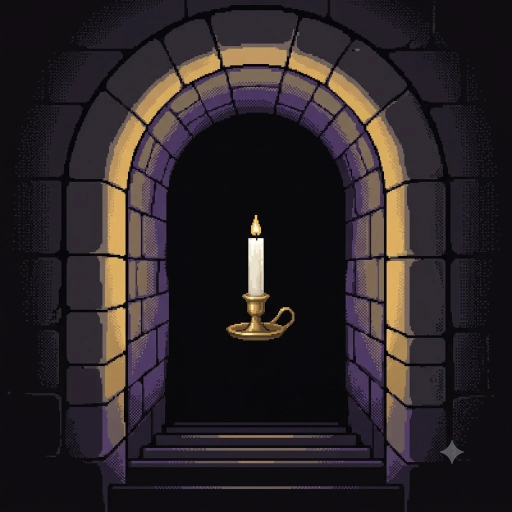
#> input picture art-src/gemini/anchor-keyart.webp, 1024 x 1024 px (shown at 1/2 size)
$ python -i sprite.py   (imports and definitions only)
#> lines starting #> are read from the running program, lines starting #| are printed output that depends on the picture; after the words box and inside, x2 and y2 are one past the last pixel; in counts of white or black regions, pixels touching at a corner belong together
### scripts/pixelart/pxlib.py
"""Shared helpers for the Gemini -> game pixel-art pipeline (see process.py).

Everything works on numpy arrays: RGB uint8 (H, W, 3) and boolean / float masks (H, W).
Only Pillow and numpy are required.
"""

from __future__ import annotations

from collections import deque

import numpy as np
from PIL import Image

# --------------------------------------------------------------------------------------------
# Locked palette
# --------------------------------------------------------------------------------------------

PALETTE_HEX = {
    # darks
    'd0': '#0f0e11',
    'd1': '#16141a',
    'd2': '#1e1b22',
    'd3': '#27232c',
    # stone grays
    's0': '#312c37',
    's1': '#3b3542',
    's2': '#5a5162',
    # parchment
    'p2': '#ddd6ca',
    'p1': '#948b80',
    'p0': '#6b645c',
    # warm gold / candle
    'g0': '#b89a5e',
    'g1': '#d8b76e',
    'g2': '#f0b84a',
    'g3': '#f3d27a',
    # shadow violet
    'v1': '#8e6bc4',
    'v0': '#1a1024',
    # blood red
    'r1': '#a23a3a',
    'r0': '#3a1c1c',
    # singles
    'bl': '#5b7d99',  # steel blue
    'gr': '#86a872',  # sage green
    'dr': '#b86a6a',  # dusty red
    'hi': '#f5f0e6',  # sparing highlight
}


def hex_rgb(h: str) -> tuple[int, int, int]:
    h = h.lstrip('#')
    return int(h[0:2], 16), int(h[2:4], 16), int(h[4:6], 16)


PAL = {k: hex_rgb(v) for k, v in PALETTE_HEX.items()}
PALETTE = np.array(list(PAL.values()), dtype=np.uint8)


# [33 lines left out: functions rgb_to_lab, quantize, blend_palette, not called in this run]


# --------------------------------------------------------------------------------------------
# Loading / geometry
# --------------------------------------------------------------------------------------------


def load_rgb(path: str, size: int | None = None) -> np.ndarray:
    im = Image.open(path).convert('RGB')
    if size and im.width != size:
        im = im.resize((size, round(im.height * size / im.width)), Image.BOX)
    return np.asarray(im).copy()


def star_mask(h: int, w: int, cx: float, cy: float, r: float, grow: float = 3.0) -> np.ndarray:
    """Gemini's four-point sparkle watermark: an astroid |x|^(2/3)+|y|^(2/3) <= r^(2/3), grown."""
    yy, xx = np.mgrid[0:h, 0:w]
    dx, dy = np.abs(xx - cx), np.abs(yy - cy)
    core = dx ** (2 / 3) + dy ** (2 / 3) <= r ** (2 / 3)
    # grow by a few px so the soft anti-aliased rim goes too
    return dilate(core, int(grow))


def dilate(m: np.ndarray, n: int = 1) -> np.ndarray:
    out = m.copy()
    for _ in range(n):
        o = out.copy()
        o[1:, :] |= out[:-1, :]
        o[:-1, :] |= out[1:, :]
        o[:, 1:] |= out[:, :-1]
        o[:, :-1] |= out[:, 1:]
        out = o
    return out


def erode(m: np.ndarray, n: int = 1) -> np.ndarray:
    return ~dilate(~m, n)


def components(mask: np.ndarray) -> tuple[np.ndarray, int]:
    """4-connected component labels (0 = not in mask), via row runs + union-find."""
    h, w = mask.shape
    parent: list[int] = [0]

    def find(a: int) -> int:
        while parent[a] != a:
            parent[a] = parent[parent[a]]
            a = parent[a]
        return a

    runs_prev: list[tuple[int, int, int]] = []
    all_runs: list[tuple[int, int, int, int]] = []
    for y in range(h):
        row = mask[y]
        d = np.diff(np.concatenate([[0], row.view(np.int8), [0]]))
        starts, ends = np.flatnonzero(d == 1), np.flatnonzero(d == -1)
        runs_cur = []
        j = 0
        for s0, e0 in zip(starts.tolist(), ends.tolist()):
            lbl = len(parent)
            parent.append(lbl)
            while j < len(runs_prev) and runs_prev[j][1] <= s0:
                j += 1
            k = j
            while k < len(runs_prev) and runs_prev[k][0] < e0:
                ra, rb = find(runs_prev[k][2]), find(lbl)
                if ra != rb:
                    parent[max(ra, rb)] = min(ra, rb)
                k += 1
            runs_cur.append((s0, e0, lbl))
            all_runs.append((y, s0, e0, lbl))
        runs_prev = runs_cur
    roots: dict[int, int] = {}
    lab = np.zeros((h, w), np.int32)
    for y, s0, e0, lbl in all_runs:
        r = find(lbl)
        if r not in roots:
            roots[r] = len(roots) + 1
        lab[y, s0:e0] = roots[r]
    return lab, len(roots)


def inpaint(rgb: np.ndarray, unknown: np.ndarray, source: np.ndarray | None = None) -> np.ndarray:
    """Onion-peel fill: every unknown pixel takes the mean of its known 8-neighbours, ring by ring.
    `source` limits which known pixels may donate colour (default: all known ones)."""
    if not unknown.any():
        return rgb
    # work on a padded crop around the hole only
    ys, xs = np.nonzero(unknown)
    pad = 6
    y0, y1 = max(0, ys.min() - pad), min(rgb.shape[0], ys.max() + pad + 1)
    x0, x1 = max(0, xs.min() - pad), min(rgb.shape[1], xs.max() + pad + 1)
    if (y0, x0, y1, x1) != (0, 0, rgb.shape[0], rgb.shape[1]):
        out = rgb.copy()
        sub_src = None if source is None else source[y0:y1, x0:x1]
        out[y0:y1, x0:x1] = inpaint(rgb[y0:y1, x0:x1], unknown[y0:y1, x0:x1], sub_src)
        return out
    rgb = rgb.astype(np.float64).copy()
    known = ~unknown if source is None else (~unknown & source)
    todo = unknown.copy()
    for _ in range(400):
        if not todo.any():
            break
        acc = np.zeros_like(rgb)
        cnt = np.zeros(rgb.shape[:2])
        for dy in (-1, 0, 1):
            for dx in (-1, 0, 1):
                if dy == dx == 0:
                    continue
                k = np.roll(np.roll(known, dy, 0), dx, 1)
                c = np.roll(np.roll(rgb, dy, 0), dx, 1)
                acc += c * k[..., None]
                cnt += k
        fill = todo & (cnt > 0)
        if not fill.any():
            break
        rgb[fill] = acc[fill] / cnt[fill][:, None]
        known = known | fill
        todo &= ~fill
    return np.clip(np.round(rgb), 0, 255).astype(np.uint8)


def inpaint_mask(mask: np.ndarray, unknown: np.ndarray) -> np.ndarray:
    """Fill unknown cells of a boolean mask by majority of known neighbours, ring by ring."""
    v = inpaint(np.repeat(mask[..., None].astype(np.uint8) * 255, 3, -1), unknown)[..., 0]
    return v >= 128


# --------------------------------------------------------------------------------------------
# Fake-transparency (baked checkerboard) removal
# --------------------------------------------------------------------------------------------


def checker_levels(rgb: np.ndarray) -> list[float]:
    """Grey levels of the baked checkerboard, read off the image border."""
    b = np.concatenate([rgb[:6].reshape(-1, 3), rgb[-6:].reshape(-1, 3),
                        rgb[:, :6].reshape(-1, 3), rgb[:, -6:].reshape(-1, 3)]).astype(int)
    neutral = (b.max(1) - b.min(1)) <= 12
    L = b[neutral].mean(1)
    hist = np.bincount(np.round(L).astype(int), minlength=256).astype(float)
    # smooth and take the two strongest separated peaks
    k = np.convolve(hist, np.ones(5) / 5, 'same')
    p1 = int(k.argmax())
    k2 = k.copy()
    k2[max(0, p1 - 12):p1 + 13] = 0
    p2 = int(k2.argmax())
    levels = [float(p1)]
    if k2[p2] > 0.08 * k[p1]:
        levels.append(float(p2))
    return levels


def remove_checker(rgb: np.ndarray, protect: np.ndarray | None = None, tol: float = 16,
                   neutral: int = 14, levels: list[float] | None = None) -> np.ndarray:
    """Return an alpha mask (True = subject). Background = neutral pixels near a checker level that
    are connected to the image border, plus enclosed pockets that clearly show the checker pattern.
    `protect` pixels (e.g. the watermark) are ignored here and decided by the caller."""
    levels = levels or checker_levels(rgb)
    a = rgb.astype(int)
    L = a.mean(2)
    neu = (a.max(2) - a.min(2)) <= neutral
    cand = neu & (L >= min(levels) - tol) & (L <= max(levels) + tol)
    if protect is not None:
        cand |= protect  # watermark pixels may be crossed by the fill
    lab, n = components(cand)
    h, w = cand.shape
    border = set(np.unique(np.concatenate([lab[0], lab[-1], lab[:, 0], lab[:, -1]]))) - {0}
    bg = np.isin(lab, list(border))
    # enclosed pockets (between a sword's blade and guard, inside a ring, ...)
    if len(levels) == 2:
        sizes = np.bincount(lab.ravel(), minlength=n + 1)
        lo, hi = sorted(levels)
        for i in np.flatnonzero(sizes >= 150).tolist():
            if i == 0 or i in border:
                continue
            sel = lab == i
            vals = L[sel]
            f_lo = (np.abs(vals - lo) <= tol).mean()
            f_hi = (np.abs(vals - hi) <= tol).mean()
            if f_lo > 0.2 and f_hi > 0.2:
                bg |= sel
    return ~bg


def remove_specks(alpha: np.ndarray, min_size: int) -> np.ndarray:
    lab, n = components(alpha)
    if n == 0:
        return alpha
    sizes = np.bincount(lab.ravel(), minlength=n + 1)
    keep = sizes >= min_size
    keep[0] = False
    return keep[lab]


# --------------------------------------------------------------------------------------------
# Pixel grid
# --------------------------------------------------------------------------------------------


def bbox(alpha: np.ndarray) -> tuple[int, int, int, int]:
    ys, xs = np.nonzero(alpha)
    return xs.min(), ys.min(), xs.max() + 1, ys.max() + 1


# [59 lines left out: functions square_frame, resample_block, not called in this run]


def upscale(img: Image.Image, k: int) -> Image.Image:
    return img.resize((img.width * k, img.height * k), Image.NEAREST)


# [7 lines left out: function to_rgba, not called in this run]

### scripts/pixelart/sprite.py
"""Sprite (transparent) pipeline: Gemini checkerboard export -> clean alpha -> pixel grid."""

from __future__ import annotations

import numpy as np

from pxlib import (PALETTE, components, dilate, erode, inpaint, inpaint_mask, load_rgb, remove_checker,
                   remove_specks, resample_block, square_frame, star_mask)

WM_SQUARE = (904, 904, 24)  # watermark centre / radius on a 1024x1024 export


def clean_sprite(path: str, tol: float = 16, neutral: int = 14):
    """Load a 1024px export, drop the watermark and the baked checkerboard.
    Returns (rgb, alpha) at 1024px."""
#> called with path = '../../art-src/gemini/anchor-keyart.webp', tol = 16, neutral = 14
    rgb = load_rgb(path, 1024)
#> in load_rgb, im is the input picture: PIL image 1024x1024 RGB; mean R, G, B 43.2, 36, 38.7
    h, w, _ = rgb.shape
    cx, cy, r = WM_SQUARE
    wm = star_mask(h, w, cx, cy, r, grow=3)
#> after the loop in dilate, `for _ in range(n):`:
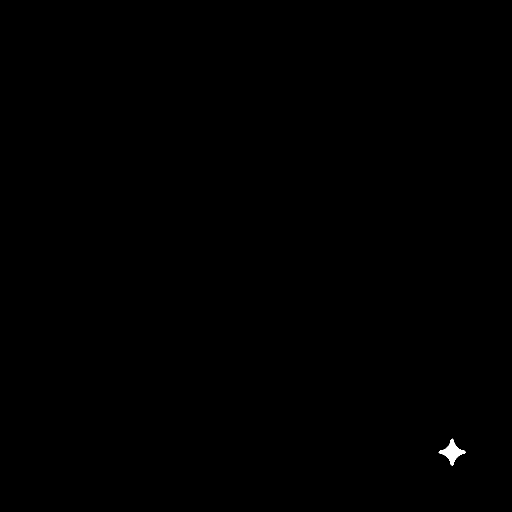
#> o: shape (1024, 1024) bool (shown at 1/2 size); 0.1% white; 1 white region, box (x1, y1, x2, y2) and area: (877, 877, 932, 932) 1085
    alpha = remove_checker(rgb, protect=wm, tol=tol, neutral=neutral)
#> in checker_levels, `hist = np.bincount(np.round(L).astype(int), minlength=256).astype(float)`: hist = 256 values, max 11155 at index 15, min 0 at index 0, mean 95.91
#> in checker_levels, `k = np.convolve(hist, np.ones(5) / 5, 'same')`: k = 256 values, max 4269 at index 15, min 0 at index 0, mean 95.91
#> in checker_levels, `p1 = int(k.argmax())`: p1 = 15
#> in checker_levels, `k2 = k.copy()`: k2 has the same summary as k
#> in checker_levels, `p2 = int(k2.argmax())`: p2 = 37
#> in checker_levels, `levels = [float(p1)]`: levels = [15]
#> in remove_checker, `levels = levels or checker_levels(rgb)`: levels = [15, 37]
#> in remove_checker, `cand |= protect`:
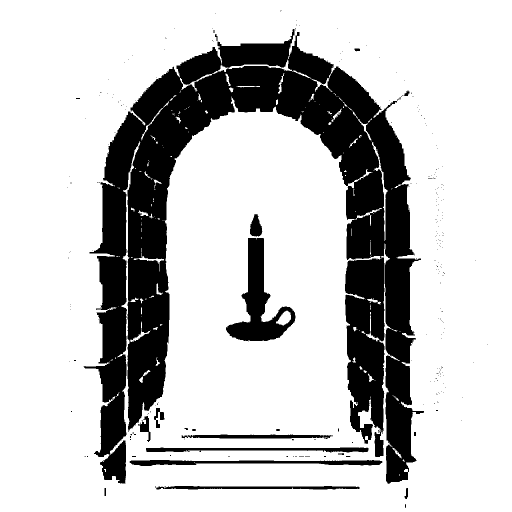
#> cand: shape (1024, 1024) bool (shown at 1/2 size); 77.3% white; 282 black regions (263 under 20 px), largest, box (x1, y1, x2, y2) and area: (167, 58, 848, 968) 214666, (452, 476, 591, 683) 10293, (259, 920, 765, 932) 3578
#> the loop in components, `for y in range(h):` made 1024 passes
#> (starts, ends) on passes 1 to 3: ([0], [1024]), ([0], [1024]), ([0], [1024])
#> after the loop in components, `for y in range(h):`: all_runs = 7190 items, first 6: (0, 0, 1024, 1), (1, 0, 1024, 2), (2, 0, 1024, 3), (3, 0, 1024, 4), (4, 0, 1024, 5), (5, 0, 1024, 6); parent = 7191 values, max 7090 at index 7091, min 0 at index 0, mean 1365.8
#> the loop in components, `for y, s0, e0, lbl in all_runs:` made 7190 passes
#> (y, s0, e0, r) on passes 1 to 3: (0, 0, 1024, 1), (1, 0, 1024, 1), (2, 0, 1024, 1)
#> after the loop in components, `for y, s0, e0, lbl in all_runs:`:
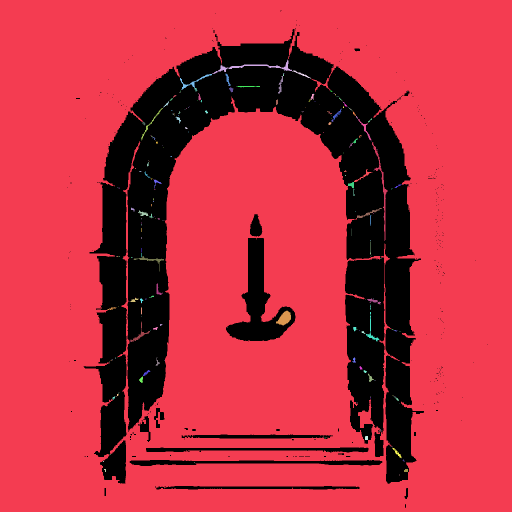
#> lab: shape (1024, 1024) int32 (shown at 1/2 size); 253 distinct labels, from 0 to 252; one colour per label, 0 black
#> after the loop in components, `for y, s0, e0, lbl in all_runs:`: roots = 252 items
#> in remove_checker, `lab, n = components(cand)`: n = 252
#> in remove_checker, `border = set(np.unique(np.concatenate([lab[0], lab[-1], lab[:, 0], lab..`: border = 1 item
#> in remove_checker, `sizes = np.bincount(lab.ravel(), minlength=n + 1)`: sizes = 253 values, max 803852 at index 1, min 1 at index 3, mean 4144.6
#> in remove_checker, `lo, hi = sorted(levels)`: lo = 15; hi = 37
#> the loop in remove_checker, `for i in np.flatnonzero(sizes >= 150).tolist():` made 12 passes
#> (i, f_lo, f_hi) on passes 4 to 11: (8, 0.931, 0.194), (48, 0.908, 0.179), (77, 0.959, 0.118), (96, 0.975, 0.0735), (130, 0.882, 0.358), (157, 0.941, 0.267), (179, 1, 0.00376), (180, 0.863, 0.402)
#> after the loop in remove_checker, `for i in np.flatnonzero(sizes >= 150).tolist():`:
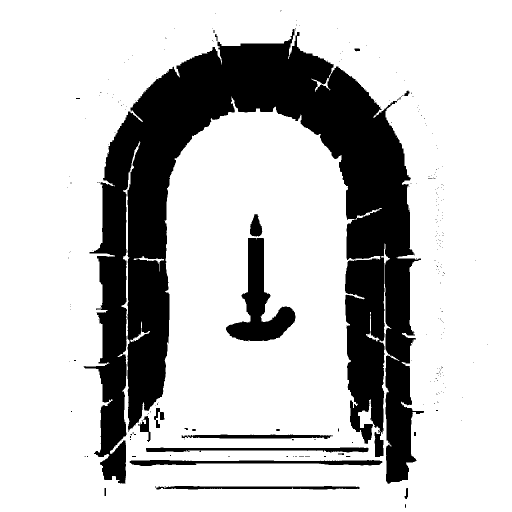
#> bg: shape (1024, 1024) bool (shown at 1/2 size); 76.7% white; 282 black regions (263 under 20 px), largest, box (x1, y1, x2, y2) and area: (167, 58, 848, 968) 220068, (452, 476, 591, 683) 10828, (259, 920, 765, 932) 3580
    # watermark pixels: decide subject/background from the surroundings, repaint from the subject
    alpha = inpaint_mask(alpha, wm)
#> in inpaint, `ys, xs = np.nonzero(unknown)`: ys = 1085 values from 877 to 931; xs = 1085 values, max 931 at index 569, min 877 at index 515, mean 904
#> in inpaint, `y0, y1 = max(0, ys.min() - pad), min(rgb.shape[0], ys.max() + pad + 1)`: y0 = 871; y1 = 938
#> in inpaint, `x0, x1 = max(0, xs.min() - pad), min(rgb.shape[1], xs.max() + pad + 1)`: x0 = 871; x1 = 938
#> in inpaint (call 2), `ys, xs = np.nonzero(unknown)`: ys = 1085 values from 6 to 60; xs = 1085 values, max 60 at index 569, min 6 at index 515, mean 33
#> in inpaint (call 2), `ys, xs = np.nonzero(unknown)`:
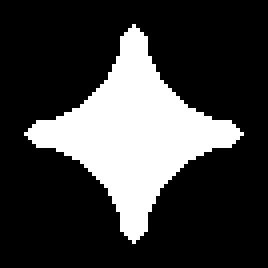
#> unknown: shape (67, 67) bool (shown 4 times larger); 24.2% white; 1 white region, box (x1, y1, x2, y2) and area: (6, 6, 61, 61) 1085
#> in inpaint (call 2), `y0, y1 = max(0, ys.min() - pad), min(rgb.shape[0], ys.max() + pad + 1)`: y0 = 0; y1 = 67
#> in inpaint (call 2), `x0, x1 = max(0, xs.min() - pad), min(rgb.shape[1], xs.max() + pad + 1)`: x0 = 0; x1 = 67
#> after the loop in inpaint (call 2), `for _ in range(400):`:
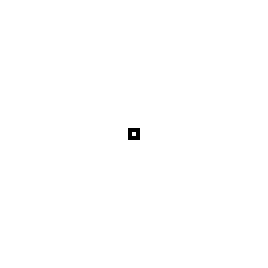
#> cnt: shape (67, 67) float64 (shown 4 times larger); values 7 (black) and 8 (white), 99.8% white; black in thin lines or dots, all inside (x1, y1, x2, y2) = (32, 32, 35, 35)
    rgb = inpaint(rgb, wm, source=alpha)
    # open by 2px: drops the thin grey seams the checker's compression leaves between squares
    alpha = dilate(erode(alpha, 2), 2) & alpha
    alpha = remove_specks(alpha, 120)
#> after the loop in components (call 2), `for y in range(h):`: all_runs = 4000 items, first 6: (63, 586, 587, 1), (64, 585, 588, 2), (64, 596, 597, 3), (65, 584, 589, 4), (65, 595, 598, 5), (66, 584, 589, 6); parent = 4001 values, max 3994 at index 3994, min 0 at index 0, mean 728.5
#> the loop in components (call 2), `for y, s0, e0, lbl in all_runs:` made 4000 passes
#> (y, s0, e0, r) on passes 1 to 3: (63, 586, 587, 1), (64, 585, 588, 1), (64, 596, 597, 3)
#> after the loop in components (call 2), `for y, s0, e0, lbl in all_runs:`:
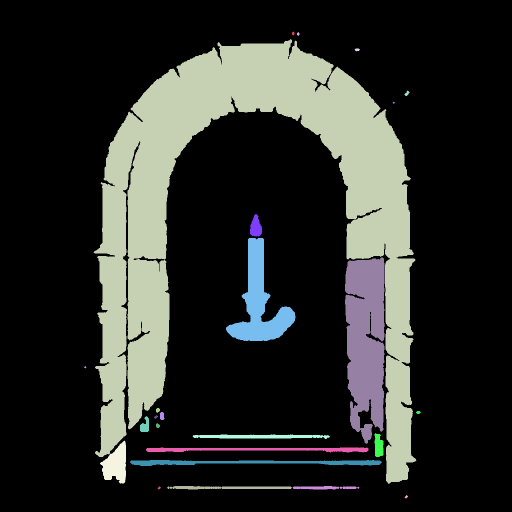
#> lab: shape (1024, 1024) int32 (shown at 1/2 size); 26 distinct labels, from 0 to 25; one colour per label, 0 black
#> after the loop in components (call 2), `for y, s0, e0, lbl in all_runs:`: roots = 25 items
#> in remove_specks, `lab, n = components(alpha)`: n = 25
#> in remove_specks, `sizes = np.bincount(lab.ravel(), minlength=n + 1)`: sizes = 26 values, max 807635 at index 0, min 13 at index 6, mean 40329.8
    return rgb, alpha


# [19 lines left out: functions fill_holes, to_grid, not called in this run]

>>> result = clean_sprite('../../art-src/gemini/anchor-keyart.webp')
